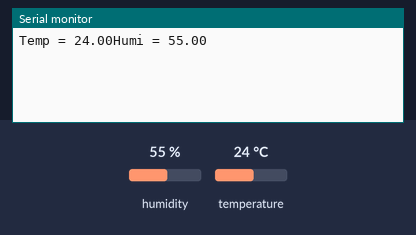
The sketch below on a simulated ESP8266 (NodeMCU). On the bench: the last lines printed to the serial monitor. The inputs (shaded band) are chosen by the test bench; at power-on: humidity 55 %, temperature 24 °C. WiFi joins after 1.5 s; servers stay silent unless stated.

Above: at 3.0 s.
3.1 s: humidity set to 22 %
At 4.3 s:
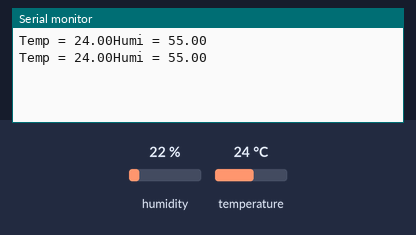
4.6 s: temperature set to 12 °C
At 5.1 s:
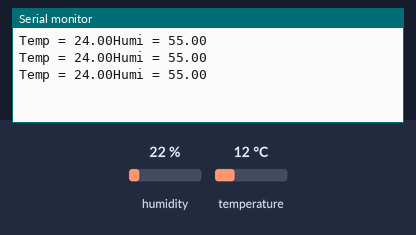
6.1 s: humidity set to 40 %
At 7.6 s:
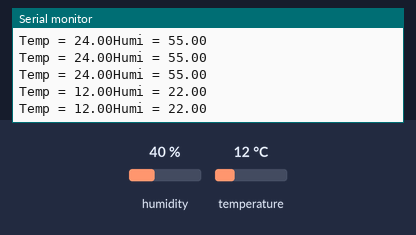
Timing chart, 0 to 9.1 s (numbered marks = the images above; inputs shaded):
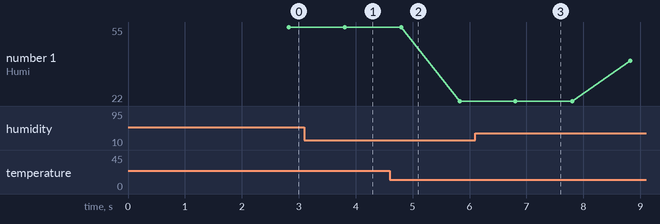

The sketch:

Project_8_Mengendalikan_LED_RGB_menggunakan_aplikasi_Blynk.ino
```cpp
#define BLYNK_PRINT Serial
#include <SPI.h>
#include <ESP8266WiFi.h>
#include <BlynkSimpleEsp8266.h>
#include <SimpleTimer.h>
#include <DHT.h>
//LED RGB R=D7 G=D8 B=D6
char auth[] = "YdINrhT2bPV3-VInmTYIJOVYBIrgidXR";// Token Trainer IOT

char ssid[] = "xxxxxxxx"; // Nama Wifi
char pass[] = "xxxxxxxx";  // Password Wifi

#define DHTPIN 2
#define DHTTYPE DHT11     // DHT 11


DHT dht(DHTPIN, DHTTYPE);
SimpleTimer timer;

void sendSensor()
{
  float h = dht.readHumidity();
  float t = dht.readTemperature();

  if (isnan(h) || isnan(t)) {
    Serial.println("Failed to read from DHT sensor!");
    return;
  }

  Blynk.virtualWrite(V5, h);
  Blynk.virtualWrite(V6, t);
  Serial.print("Temp = ");
  Serial.print(t);
  Serial.print("Humi = ");
  Serial.println(h);
}

void setup()
{
  Serial.begin(9600);
  Blynk.begin(auth, ssid, pass);
  dht.begin();
  timer.setInterval(1000L, sendSensor);
}

void loop()
{
  Blynk.run(); // Initiates Blynk
  timer.run(); // Initiates SimpleTimer
}
```

Measured:
- plotted number 1: 22 → 40 after the input at 6.1 s
